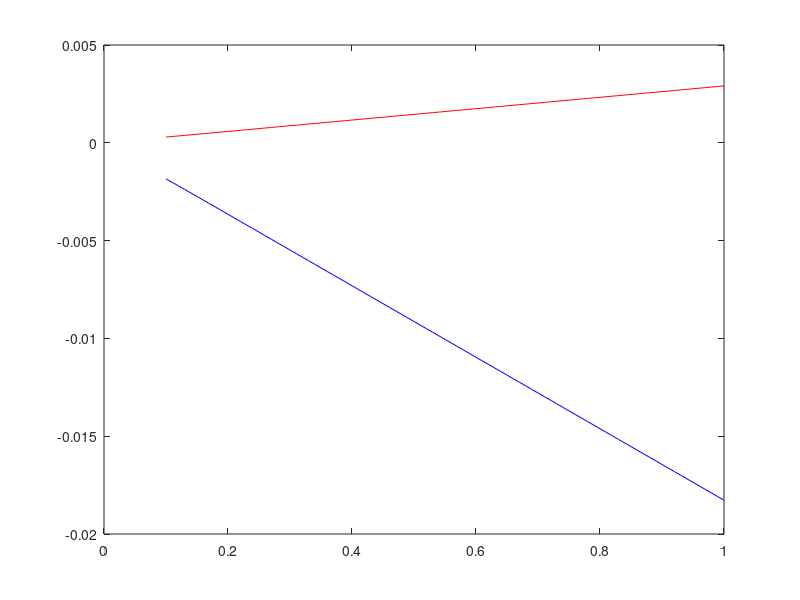

This figure's MATLAB source:
clc; clear all; 
f = 1*10^12;
%KT = 414.1947*10^-23;
% uc = 1;%%eV
uc = 0.1:0.01:1;
t = 1*10^12;
% t = 0;%%s^-1
T = 300;%%K
w = 2*pi*f;
%%
K = 0.86183e-4;%%eV
KT = K*T;
uckt = uc./KT;
h = 6.62607015*10^-34;
% h = 6.582*10^-16;
qe = 1.602176634*10^-19;
ca = uckt+2.*log(exp(-uckt)+1);%%%%%sigma*
b = h*h*(w - 1i*t);
sa = -1i*4*pi*qe*qe*qe*KT/b.*ca;%%sigma intra
% 
% sam = h*h.*(w + 1i*t);%%uc>>kt,from graphene spp
% saa = 4i*pi*qe*qe*qe*uc./sam;
sr1 = -1i*0.5*qe*qe/h;
cr = 0.5*h/pi/qe.*(w - 1i*t);
cr1 = -cr+2*uc;
cr2 = cr+2*uc;
sr = sr1.*log(cr1./cr2);%%sigma inter


z = 1./(sa+sr);%%z = (8.493951189+53.38303689j)/uc
resa = real(sa+sr);%%re = 0.002907uc+5.491e-07
imsa = imag(sa+sr);%%im = -0.01827uc-2.492e-06
figure
plot(uc,resa,'r')
hold on;
plot(uc,imsa,'b')


ff = 1*10^12;
ucc = 1;%%eV
ww = 2*pi*ff;
uckt1 = ucc/KT;
caa = uckt1+2*log(exp(-uckt1)+1);%%%%%sigma*
bb = h*h*(ww - 1i*t);
saa = -1i*4*pi*qe*qe*qe*KT/bb*caa;%%sigma intra

sr1 = -1i*0.5*qe*qe/h;
cr = 0.5*h/pi/qe.*(ww - 1i*t);
cr1 = -cr+2*ucc;
cr2 = cr+2*ucc;
srr = sr1.*log(cr1./cr2);%%sigma inter

zz = 1/(saa+srr)


%% zs = zs1+zs2
% % a = 30e-6;
% % g = 4e-6:1e-7:15e-6;
% % er = 4;
% % e0 = 8.854187817e-12;
% % er_eq = (er+1)/2;
% % zs1 = (0.6.*(a./(a-g)).^3+0.4)*zz;
% % zs2 = -1i*pi./(2*ww*e0*er_eq*a*log(sin(pi*g*0.5/a)));
% % zs = zs1+zs2;
% % imagz = imag(zs)
% % plot(g,real(zs),'r')
% % hold on;
% % plot(g,imag(zs),'b')



% zz =8.4951 +53.3766i
% 8.4953 +53.3768i